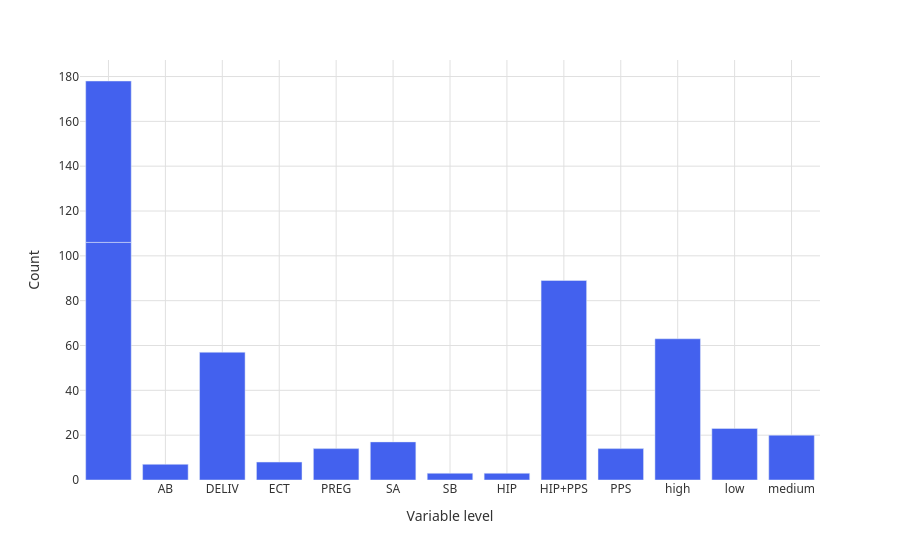

The code cell stored with this chart in its notebook:
### Markdown cell above
## 10. Pregnancy Plot

`plot_pregnancies` creates interactive Plotly figures for visualising pregnancy outcomes, gestational age, and timelines.

### Code cell
fig = plot_pregnancies(summary)
fig.show()

### Figure 1 — Plotly figure (JSON) as saved in the notebook; plotly's stock layout.template omitted (floating-point values rounded to 4 significant figures)
{"data": [{"alignmentgroup": "True", "hovertemplate": "variable_level=%{x}<br>count=%{y}<extra></extra>", "legendgroup": "", "marker": {"color": "#4361ee", "pattern": {"shape": ""}}, "name": "", "offsetgroup": "", "orientation": "v", "showlegend": false, "textposition": "auto", "type": "bar", "x": ["", "", "AB", "DELIV", "ECT", "PREG", "SA", "SB", "", "", "HIP", "HIP+PPS", "PPS", "high", "low", "medium"], "xaxis": "x", "y": [106.0, 72.0, 7.0, 57.0, 8.0, 14.0, 17.0, 3.0, NaN, NaN, 3.0, 89.0, 14.0, 63.0, 23.0, 20.0], "yaxis": "y"}], "layout": {"barmode": "group", "font": {"color": "#333333", "family": "system-ui, -apple-system, sans-serif", "size": 12}, "legend": {"tracegroupgap": 0}, "margin": {"t": 60}, "paper_bgcolor": "#ffffff", "plot_bgcolor": "#ffffff", "showlegend": true, "title": {}, "xaxis": {"anchor": "y", "domain": [0.0, 1.0], "gridcolor": "#e0e0e0", "showgrid": true, "title": {"text": "Variable level"}}, "yaxis": {"anchor": "x", "domain": [0.0, 1.0], "gridcolor": "#e0e0e0", "showgrid": true, "title": {"text": "Count"}}}}
